Frame 1 (no input): blank canvas, image omitted
Frame 60 (no input): blank canvas, image omitted
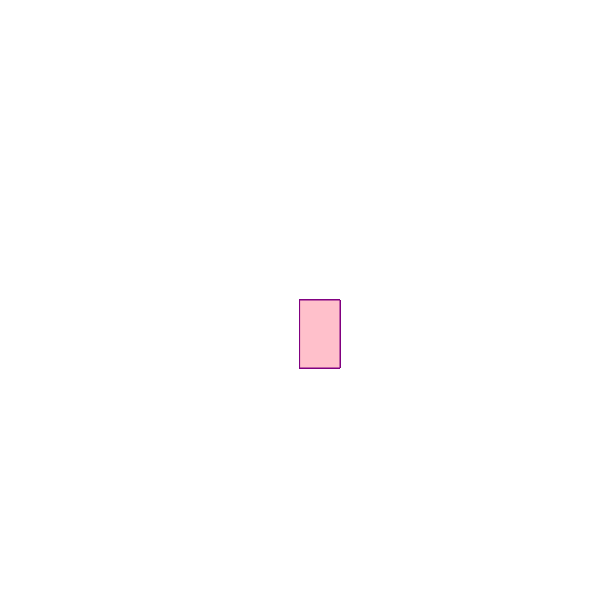
Frame 120 (the mouse pressed at the canvas centre since frame 60)

The p5.js sketch whose frames 1 and 60 were blank and that drew this single picture after the mouse press (run headless with seeded random() and noise() and a simulated clock; from frame 60 on, the mouse is pressed at the canvas centre):

// p5.js sketch
// ── sketch.js
function setup() {
    createCanvas(600, 600);
    background("white");
  }
  
  function draw() {
    stroke("purple");
    fill("pink");
    
    if(mouseIsPressed){
      rect(mouseX,mouseY, 40, 68);
    }
  }
